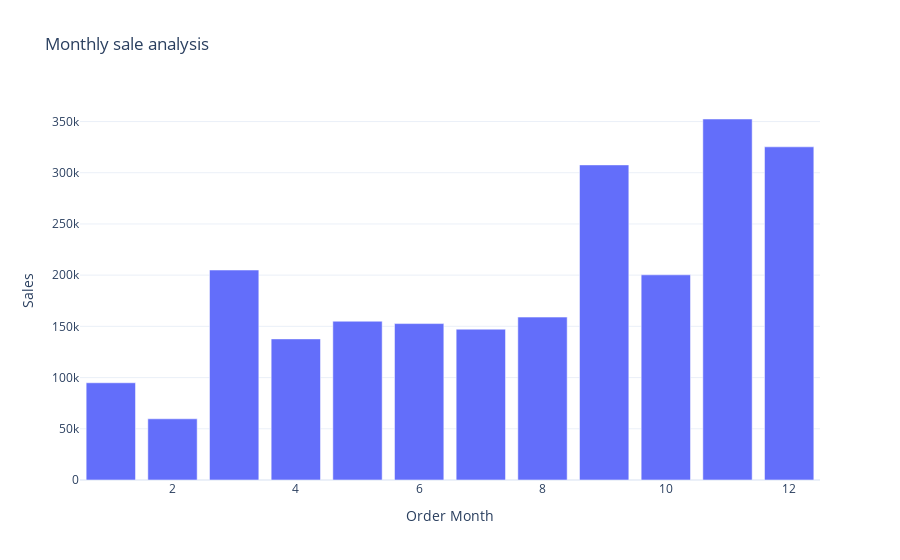

Notebook cell for this chart:
### Code cell
fig = px.bar(sales_by_month,
              x='Order Month',
              y = 'Sales',
              title = 'Monthly sale analysis')
fig.show()

### Figure 1 — Plotly figure (JSON) as saved in the notebook; plotly's stock layout.template omitted (floating-point values rounded to 4 significant figures)
{"data": [{"alignmentgroup": "True", "hovertemplate": "Order Month=%{x}<br>Sales=%{y}<extra></extra>", "legendgroup": "", "marker": {"color": "#636efa", "pattern": {"shape": ""}}, "name": "", "offsetgroup": "", "orientation": "v", "showlegend": false, "textposition": "auto", "type": "bar", "x": [1, 2, 3, 4, 5, 6, 7, 8, 9, 10, 11, 12], "xaxis": "x", "y": [94920.0, 59750.0, 205000.0, 137800.0, 155000.0, 152700.0, 147200.0, 159000.0, 307600.0, 200300.0, 352500.0, 325300.0], "yaxis": "y"}], "layout": {"autosize": true, "barmode": "relative", "legend": {"tracegroupgap": 0}, "title": {"text": "Monthly sale analysis"}, "xaxis": {"anchor": "y", "autorange": true, "domain": [0, 1], "range": [0.5, 12.5], "title": {"text": "Order Month"}, "type": "linear"}, "yaxis": {"anchor": "x", "autorange": true, "domain": [0, 1], "range": [0, 371000.0], "title": {"text": "Sales"}, "type": "linear"}}}
